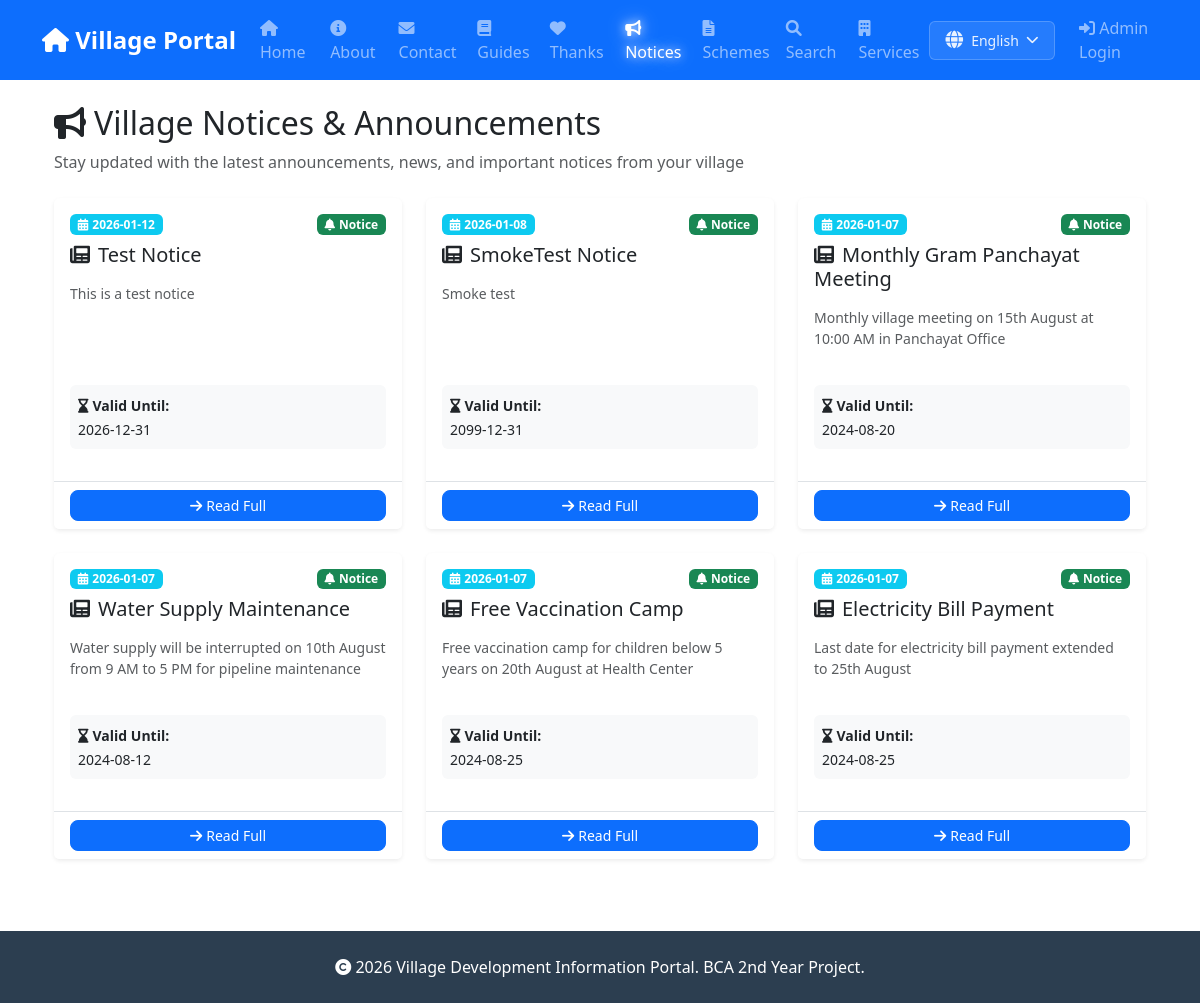
/notices, run on an earlier commit of the app's database.
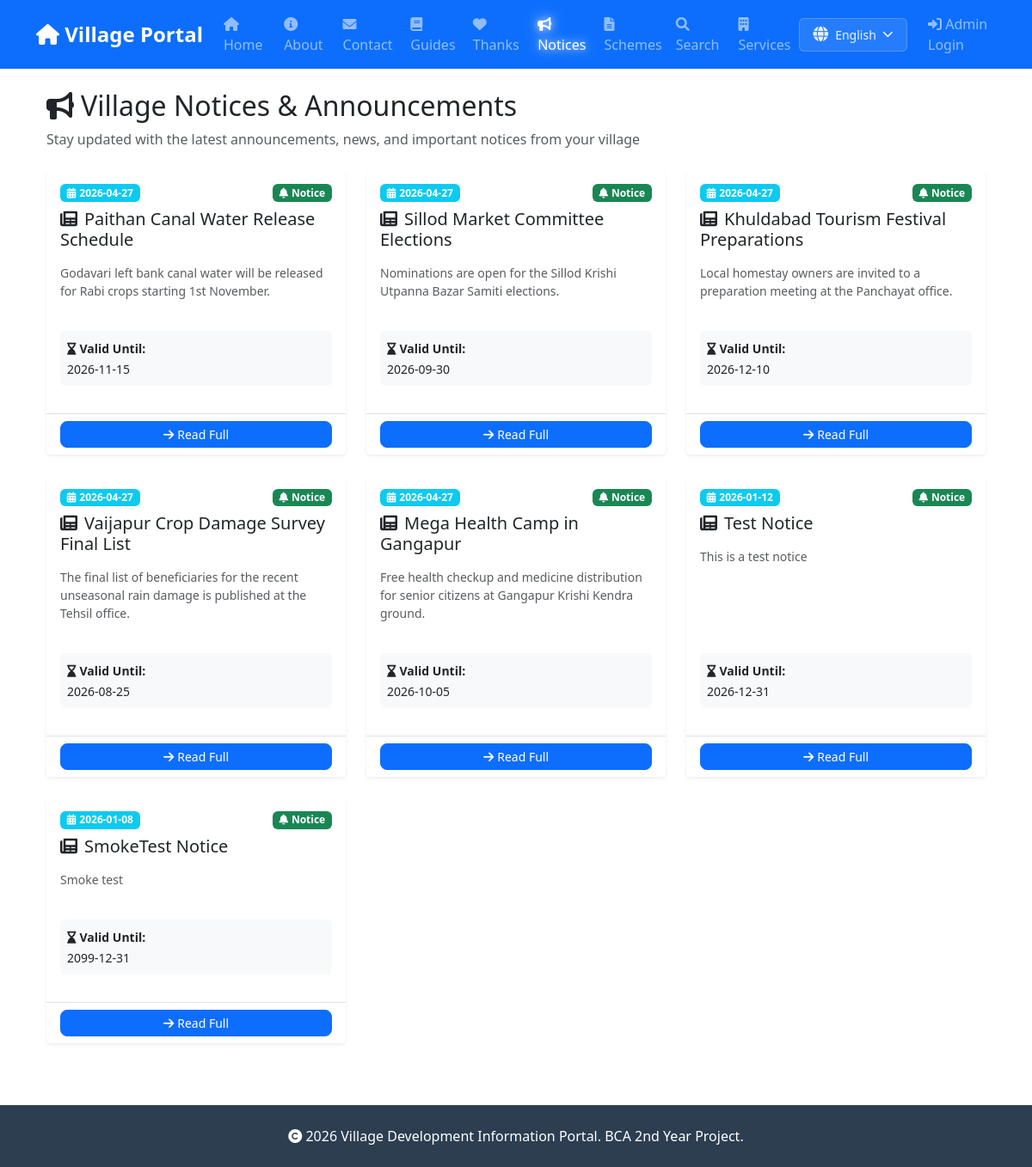
And on a later commit of the database.
### tables this page shows
CREATE TABLE notices (
            id INTEGER PRIMARY KEY AUTOINCREMENT,
            title TEXT NOT NULL,
            description TEXT,
            publish_date TIMESTAMP DEFAULT CURRENT_TIMESTAMP,
            valid_until TIMESTAMP,
            attachment_url TEXT,
            created_by INTEGER
        , scheme_id INTEGER);

### app.py (the view)
@app.route('/notices')
def notices():
    conn = get_db()
    cursor = conn.cursor()
    cursor.execute('SELECT * FROM notices ORDER BY publish_date DESC')
    notices = cursor.fetchall()
    conn.close()
    return render_template('notices.html', notices=notices)

### app.py (called while the page is built)
def get_db():
    db_path = app.config.get('DATABASE', 'database.db')
    conn = sqlite3.connect(db_path)
    conn.row_factory = sqlite3.Row
    return conn

### templates/notices.html (shortened to what this page needs)
{% extends "base.html" %}
{% block content %}
<div class="container-fluid">
    <div class="mb-4">
        <h2 class="mb-2"><i class="fas fa-bullhorn me-2"></i>Village Notices & Announcements</h2>
        <p class="text-muted">Stay updated with the latest announcements, news, and important notices from your village
        </p>
    </div>
    {% if notices %}
    <div class="row">
        {% for notice in notices %}
        <div class="col-md-6 col-lg-4 mb-4">
            <div class="card border-0 shadow-sm h-100 cursor-pointer notice-card transition-hover"
                onclick="window.location.href='{{ url_for('notice_detail', notice_id=notice.id) }}';"
                style="cursor: pointer; transition: all 0.3s ease;">
                <div class="card-body d-flex flex-column">
                    <div class="d-flex justify-content-between align-items-start mb-2">
                        <span class="badge bg-info">
                            <i class="fas fa-calendar-alt me-1"></i>{{ notice.publish_date[:10] }}
                        </span>
                        <span class="badge bg-success">
                            <i class="fas fa-bell me-1"></i>Notice
                        </span>
                    </div>
                    <h5 class="card-title mb-3">
                        <i class="fas fa-newspaper me-2"></i>{{ notice.title }}
                    </h5>
                    <p class="card-text text-muted small mb-3 flex-grow-1">
                        {{ notice.description[:120] }}{% if notice.description|length > 120 %}...{% endif %}
                    </p>
                    <div class="mb-3 p-2 bg-light rounded">
                        <small>
                            <strong><i class="fas fa-hourglass-end me-1"></i>Valid Until:</strong><br>
                            {{ notice.valid_until or 'Ongoing' }}
                        </small>
                    </div>
                </div>
                <div class="card-footer bg-white border-top">
                    <div class="d-flex gap-2">
                        <a href="{{ url_for('notice_detail', notice_id=notice.id) }}"
                            class="btn btn-sm btn-primary flex-grow-1" onclick="event.stopPropagation();">
                            <i class="fas fa-arrow-right me-1"></i>Read Full
                        </a>
                    </div>
                </div>
            </div>
        </div>
        {% endfor %}
    </div>
    {% endif %}
</div>
{% endblock %}

### templates/base.html (shortened to what this page needs)
<!DOCTYPE html>
<html lang="en">
<head>
    <link href="https://cdn.jsdelivr.net/npm/bootstrap@5.3.0/dist/css/bootstrap.min.css" rel="stylesheet">
    <link rel="stylesheet" href="https://cdnjs.cloudflare.com/ajax/libs/font-awesome/6.0.0/css/all.min.css">
</head>
<body>
    <nav class="navbar navbar-expand-lg navbar-dark bg-primary sticky-top">
        <div class="container">
            <a class="navbar-brand" href="/">
                <i class="fas fa-home"></i> Village Portal
            </a>
            <div class="collapse navbar-collapse" id="navbarNav">
                <ul class="navbar-nav me-auto">
                    <li class="nav-item">
                        <a class="nav-link" href="/">
                            <i class="fas fa-house"></i> Home
                        </a>
                    </li>
                    <li class="nav-item">
                        <a class="nav-link" href="/about">
                            <i class="fas fa-info-circle"></i> About
                        </a>
                    </li>
                    <li class="nav-item">
                        <a class="nav-link" href="/contact">
                            <i class="fas fa-envelope"></i> Contact
                        </a>
                    </li>
                    <li class="nav-item">
                        <a class="nav-link" href="/documentation">
                            <i class="fas fa-book"></i> Guides
                        </a>
                    </li>
                    <li class="nav-item">
                        <a class="nav-link" href="/acknowledgements">
                            <i class="fas fa-heart"></i> Thanks
                        </a>
                    </li>
                    <li class="nav-item">
                        <a class="nav-link" href="/notices">
                            <i class="fas fa-bullhorn"></i> Notices
                        </a>
                    </li>
                    <li class="nav-item">
                        <a class="nav-link" href="/schemes">
                            <i class="fas fa-file-alt"></i> Schemes
                        </a>
                    </li>
                    <li class="nav-item">
                        <a class="nav-link" href="/search">
                            <i class="fas fa-search"></i> Search
                        </a>
                    </li>
                    <li class="nav-item">
                        <a class="nav-link" href="/services">
                            <i class="fas fa-building"></i> Services
                        </a>
                    </li>
                </ul>
                <ul class="navbar-nav">
                    <li class="nav-item d-flex align-items-center me-3">
                        <div class="language-switcher-container">
                            <button class="language-switcher-btn" id="languageSwitcherBtn"
                                onclick="toggleLanguageDropdown(event)">
                                <i class="fas fa-globe"></i>
                                <span id="currentLanguageDisplay">English</span>
                                <i class="fas fa-chevron-down" style="font-size: 0.8rem;"></i>
                            </button>
                        </div>
                    </li>
                    {% if current_user.is_authenticated %}
                    <li class="nav-item">
                        <span class="navbar-text me-3">
                            <i class="fas fa-user"></i> Welcome, {{ current_user.name }}
                        </span>
                    </li>
                    <li class="nav-item">
                        <a class="nav-link" href="/logout">
                            <i class="fas fa-sign-out-alt"></i> Logout
                        </a>
                    </li>
                    {% else %}
                    <li class="nav-item">
                        <a class="nav-link" href="/login">
                            <i class="fas fa-sign-in-alt"></i> Admin Login
                        </a>
                    </li>
                    {% endif %}
                </ul>
            </div>
        </div>
    </nav>
    <div class="container mt-4">
        {% block content %}{% endblock %}
    </div>
    <footer class="footer bg-dark text-white py-4 mt-5">
        <div class="container text-center">
            <p class="mb-0">
                <i class="fas fa-copyright"></i> 2026 Village Development Information Portal.
                BCA 2nd Year Project.
            </p>
        </div>
    </footer>
</body>
</html>

### templates/base.html (style rules this page uses)
.navbar-brand { font-weight: bold; font-size: 1.5rem; }
.card { margin-bottom: 20px; border: none; box-shadow: 0 2px 10px rgba(0, 0, 0, 0.1); }
.footer { margin-top: 50px; background: #2c3e50 !important; }
.btn { border-radius: 8px; }
.nav-link { font-weight: 500; }
.nav-link.glow-active { color: #fff !important; text-shadow: 0 0 10px rgba(255, 255, 255, 0.8), 0 0 20px rgba(255, 255, 255, 0.6); animation: textGlow 2s infinite; }
body, html { top: 0px !important; margin-top: 0px !important; padding-top: 0px !important; }
.language-switcher-btn { display: flex; align-items: center; justify-content: center; gap: 8px; padding: 8px 16px; background-color: rgba(255, 255, 255, 0.1); color: rgba(255, 255, 255, 0.9); border: 1px solid rgba(255, 255, 255, 0.2); border-radius: 6px; cursor: pointer; font-size: 14px; font-weight: 500; transition: all 0.3s ease; text-decoration: none; white-space: nowrap; }
.language-switcher-btn i { font-size: 1.1rem; }
.language-switcher-container { position: relative; }

### templates/notices.html (style rules this page uses)
.notice-card { cursor: pointer; position: relative; }
.notice-card::before { content: ''; position: absolute; top: 0; left: 0; right: 0; height: 3px; background: linear-gradient(90deg, #0d6efd, #0dcaf0); opacity: 0; transition: opacity 0.3s ease; border-radius: 10px 10px 0 0; }
.transition-hover { transition: all 0.3s ease; }

What changed in the data, as far as the page shows it:
removed notices: publish_date "2026-01-07", title "Monthly Gram Panchayat Meeting", description "Monthly village meeting on 15th August at 10:00 AM in Panchayat Office", valid_until "2024-08-20"
removed notices: publish_date "2026-01-07", title "Water Supply Maintenance", description "Water supply will be interrupted on 10th August from 9 AM to 5 PM for pipeline maintenance", valid_until "2024-08-12"
removed notices: publish_date "2026-01-07", title "Free Vaccination Camp", description "Free vaccination camp for children below 5 years on 20th August at Health Center", valid_until "2024-08-25"
removed notices: publish_date "2026-01-07", title "Electricity Bill Payment", description "Last date for electricity bill payment extended to 25th August", valid_until "2024-08-25"
added notices: publish_date "2026-04-27", title "Paithan Canal Water Release Schedule", description "Godavari left bank canal water will be released for Rabi crops starting 1st November.", valid_until "2026-11-15"
added notices: publish_date "2026-04-27", title "Sillod Market Committee Elections", description "Nominations are open for the Sillod Krishi Utpanna Bazar Samiti elections.", valid_until "2026-09-30"
added notices: publish_date "2026-04-27", title "Khuldabad Tourism Festival Preparations", description "Local homestay owners are invited to a preparation meeting at the Panchayat office.", valid_until "2026-12-10"
added notices: publish_date "2026-04-27", title "Vaijapur Crop Damage Survey Final List", description "The final list of beneficiaries for the recent unseasonal rain damage is published at the Tehsil office.", valid_until "2026-08-25"
added notices: publish_date "2026-04-27", title "Mega Health Camp in Gangapur", description "Free health checkup and medicine distribution for senior citizens at Gangapur Krishi Kendra ground.", valid_until "2026-10-05"
